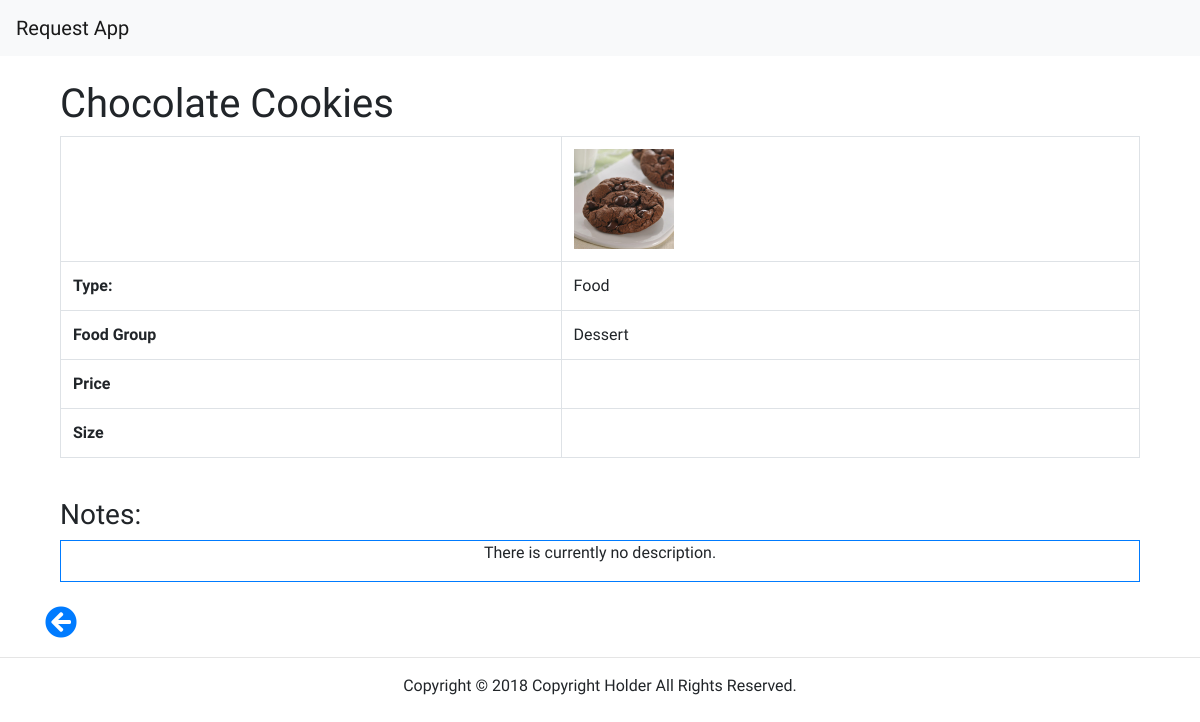
Page /crud/view.php?id=1 on the committed database.
### tables this page shows
CREATE TABLE `items` (
  `item_id` int(11) NOT NULL COMMENT 'ID of the Item',
  `item_name` varchar(50) DEFAULT NULL COMMENT 'Name of the Item',
  `item_type` varchar(50) DEFAULT NULL COMMENT 'Type of the Item',
  `item_image` varchar(50) DEFAULT NULL COMMENT 'Item Image Path',
  `item_active` tinyint(1) NOT NULL DEFAULT '1' COMMENT 'Wether the item is active or not.',
  `item_notes` text COMMENT 'Item Notes',
  `item_price` float DEFAULT NULL COMMENT 'Item Price',
  `item_schema` int(11) DEFAULT NULL COMMENT 'Item field schema',
  `item_f1` varchar(255) DEFAULT NULL COMMENT 'Field 1',
  `item_f2` varchar(255) DEFAULT NULL COMMENT 'Field 2',
  `item_f3` varchar(255) DEFAULT NULL COMMENT 'Field 3'
);

CREATE TABLE `types` (
  `type_id` int(11) NOT NULL COMMENT 'The ID of the Type',
  `type_name` varchar(50) NOT NULL COMMENT 'The Name of the Type'
);

CREATE TABLE `field_schema` (
  `schema_id` int(11) NOT NULL COMMENT 'Schema ID',
  `schema_name` varchar(255) DEFAULT NULL COMMENT 'Schema Name',
  `schema_f1` varchar(255) DEFAULT NULL COMMENT 'Field 1',
  `schema_f2` varchar(255) DEFAULT NULL COMMENT 'Field 2',
  `schema_f3` varchar(255) DEFAULT NULL COMMENT 'Field 3'
);

### crud/view.php (the view, shortened to what this page needs)
<?php include_once '../partials/_header.php' ?>
<br>
<div id='bodyContainer' class='container'>
  <?php
    $id = $_GET["id"];
    $activesql = "SELECT * FROM items
    INNER JOIN types ON items.item_type=types.type_id
    INNER JOIN field_schema ON items.item_schema=field_schema.schema_id
    WHERE item_id = $id";
    $result = mysqli_query($link, $activesql);
    $item = mysqli_fetch_array($result);
    $imagePath = $item['item_image'];
    $name = $item['item_name'];
    $type = $item['type_name'];
    $notes = $item['item_notes'];
    $fieldLabel1 = $item['schema_f1'];
    $fieldLabel2 = $item['schema_f2'];
    $fieldLabel3 = $item['schema_f3'];
    $field1 = $item['item_f1'];
    $field2 = $item['item_f2'];
    $field3 = $item['item_f3'];
   ?>
    <div class='col-md-12'>
      <h1><?php echo $name ?></h1>
      <table class='table table-bordered'>
        <tbody>
          <tr>
            <td></td>
            <td>
              <img src="../images/<?php echo $imagePath ?>" width=100px alt="<?php echo $name ?>">
            </td>
          </tr>
          <tr>
            <td><strong>Type:</strong></td>
            <td><?php echo $type ?></td>
          </tr>
          <tr>
            <td><strong><?php echo $fieldLabel1 ?></strong></td>
            <td><?php echo $field1 ?></td>
          </tr>
          <tr>
            <td><strong><?php echo $fieldLabel2 ?></strong></td>
            <td><?php echo $field2 ?></td>
          </tr>
          <tr>
            <td><strong><?php echo $fieldLabel3 ?></strong></td>
            <td><?php echo $field3 ?></td>
          </tr>
        </tbody>
      </table>
      <br>
      <h3>Notes:</h3>
      <div class="border border-primary">
        <?php
        if ($notes == '') {
          echo "<p class='text-center'>There is currently no description.</p>";
        } else {
          echo "<p>" . $notes . "</p>";
        }
        ?>
      </div>
    </div>
    <br>
    <p><a href="index.php"><i class="fas fa-arrow-circle-left fa-2x"></i></a></p></div>
    <?php include '../partials/_footer.php'; ?>

### css/master.css (style rules this page uses)
* { font-family: 'KoHo', sans-serif; }

### rows in the picture
items: item_name "Chocolate Cookies", item_image (picture), types.type_name "Food", field_schema.schema_f1 "Food Group", item_f1 "Dessert", field_schema.schema_f2 "Price", field_schema.schema_f3 "Size"
